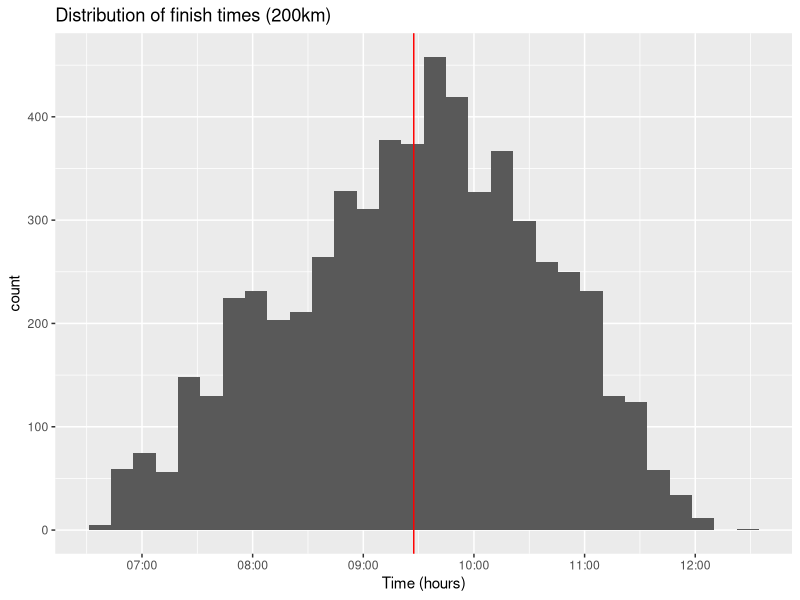
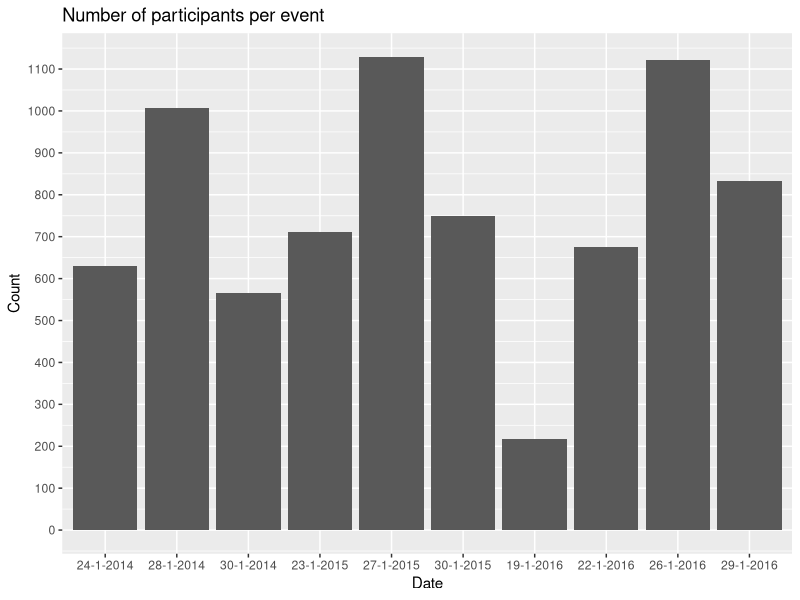

Source code (R) for these figures, in order: (Note: this script raises an error after producing the figures.)
## ---- chunk 1
# Load all of the packages that I need.

# Notice that the parameter "echo" was set to FALSE for this code chunk.
# This prevents the code from displaying in the knitted HTML output.

library(ggplot2)
library(plyr)
## ---- chunk 2
# Load the Data, combine the two datasets and print some basics
weissensee <-read.csv("data/weissensee_results.csv", header=TRUE, sep = ";") 
str(weissensee)
# add year variable for ease of use
weissensee$Year = as.numeric(format(as.POSIXct(weissensee$Date, format='%d-%m-%Y'), format="%Y"))
## ---- chunk 3
#finish time 200km
weissensee200km <- weissensee[as.numeric(as.matrix(weissensee$Distance)) == 200.0, ]
weissensee200km$TimeFormatted  <- as.POSIXct(strptime(weissensee200km$Time, format="%H:%M:%S"))
weissensee200km$Year = as.numeric(format(as.POSIXct(weissensee200km$Date, format='%d-%m-%Y'), format="%Y"))
weissensee200km$nTime <- difftime(strptime(weissensee200km$Time,"%H:%M:%S"),
                     strptime("00:00:00","%H:%M:%S"), units="secs")
#plot
ggplot(data = weissensee200km, aes(x=TimeFormatted)) + geom_histogram() + 
  ggtitle("Distribution of finish times (200km)") + xlab('Time (hours)') + 
  ylab('count') + geom_vline(xintercept=as.numeric(mean(weissensee200km$TimeFormatted))[1], colour = "red")
#print average,sd
average <- format(.POSIXct(mean(weissensee200km$nTime),tz="GMT"), "%H:%M:%S")
sd <- format(.POSIXct(sd(weissensee200km$nTime),tz="GMT"), "%H:%M:%S")
sprintf("Average: %s, standard deviation: %s", average, sd)
## ---- chunk 4
# plot participate count in events
df <- count(weissensee, "Date")
#change order of levels in order to plot dates in right order
df$Date2 <- as.POSIXct(df$Date, format='%d-%m-%Y')
df$Date <- factor(df$Date, levels = df$Date[order(df$Date2)])
ggplot(data = df) + geom_histogram(aes(x=Date, y=freq), stat="identity") + 
scale_y_continuous(breaks = seq(0, 1200, 100)) + 
ggtitle("Number of participants per event") + xlab('Date') + ylab('Count')
## ---- chunk 5
#country
ggplot(data = weissensee, aes(x=Country)) + geom_histogram() + 
  scale_y_log10() + ggtitle("Country of residence of participants") + 
  xlab('Country') + ylab('count (log scale)')
summary(weissensee$Country) 
## ---- chunk 6
#Distance
ggplot(data = weissensee, aes(x=as.factor(Distance))) + geom_histogram() +
  scale_y_sqrt() + ggtitle("Distribution of completed distance") + 
  xlab('Distance') + ylab('count (sqrt scale)') + 
  scale_x_discrete(breaks = seq(100, 200, 10))
summary(weissensee$Distance)
## ---- chunk 7
# finish times per year
ggplot(data = weissensee200km, aes(x=factor(Year), y=TimeFormatted)) + 
  geom_jitter(alpha=0.1) + geom_boxplot(alpha=0.1) + 
  ggtitle("Finish time (200km) per year") + xlab('Year') + ylab('Time (hours)')

#average finish time per year
weissensee200km$nTime <- difftime(strptime(weissensee200km$Time,"%H:%M:%S"),
                     strptime("00:00:00","%H:%M:%S"), units="secs")
weissensee200km.means <- aggregate(weissensee200km$nTime, by=list(weissensee200km$Year), mean)
weissensee200km.means$Time <- format(.POSIXct(weissensee200km.means$x,tz="GMT"), "%H:%M:%S")
names(weissensee200km.means) <- c("Year", "x", "Average finish time")
weissensee200km.means[, c(1,3)]
## ---- chunk 8
weissensee_triple <- c()
weissensee2015 <- weissensee[weissensee$Year == 2015, ]
weissensee2015_200k <- weissensee2015[as.numeric(as.matrix(weissensee2015$Distance)) == 200.0, ]
names <- unique(weissensee2015_200k$Name)
for(i in 1:length(names)){
  name = names[i]
  temp <- weissensee2015_200k[weissensee2015_200k$Name == name, ]
  if(nrow(temp) == 3){
    weissensee_triple <- rbind(weissensee_triple, temp)
  }
}
#length(unique(weissensee_triple$Name))
ggplot(data = weissensee_triple, aes(x=factor(EventId), y=Time, color=Name)) + 
  geom_point() + geom_line(aes(group=Name)) + scale_x_discrete(labels=c("23-1-15","27-1-15","30-1-15")) + 
  xlab('Date') + ylab('Finish time')
